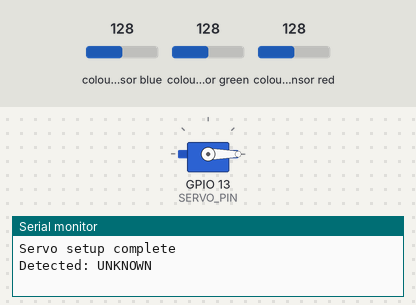
The sketch below on a simulated ESP32. Shown: servo, the last lines printed to the serial monitor. Wiring (inferred from the names in the program): TCS3200 colour sensor: output GPIO 21; S2 GPIO 18; S3 GPIO 19; S0 GPIO 4; S1 GPIO 5. The test bench sets the inputs (shaded band); at power-on: colour sensor blue 128, colour sensor green 128, colour sensor red 128.

Above: at 1.2 s.
1.3 s: colour sensor blue set to 135
At 5.1 s:
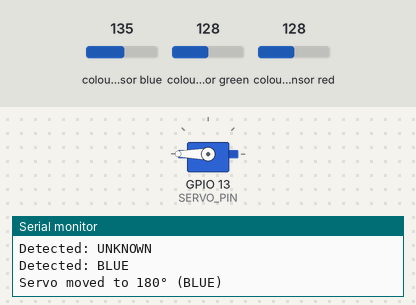
5.3 s: colour sensor green set to 141
At 9.2 s:
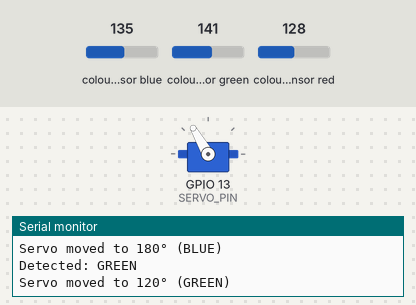
9.3 s: colour sensor red set to 143
13.3 s: colour sensor red set to 148
14.8 s: colour sensor blue set to 191
At 18.5 s:
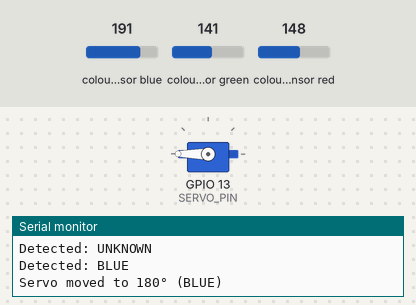
18.8 s: colour sensor blue set to 5
At 22.1 s:
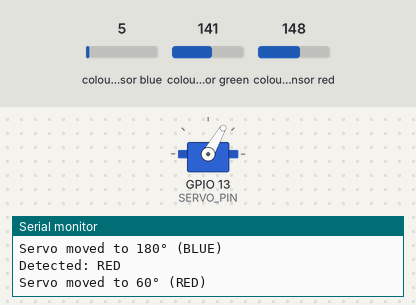
Timing chart, 0 to 23.6 s (numbered marks = the images above; inputs shaded):
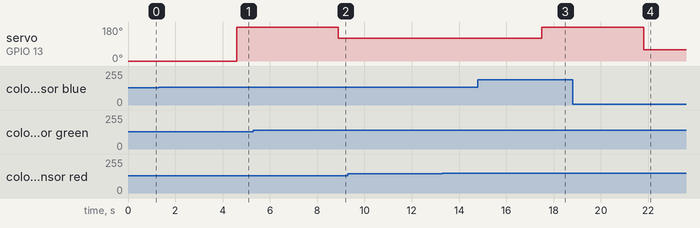

Measured:
- the behaviour switches between 131 and 132 on colour sensor blue (found by bisection; images 0 and 1)
- the behaviour switches between 136 and 137 on colour sensor green (found by bisection; images 1 and 2)
- after the input at 1.3 s, servo on GPIO 13 (SERVO_PIN): 0° → 180° after 3.3 s
- after the input at 5.3 s, servo on GPIO 13 (SERVO_PIN): 180° → 120° after 3.6 s
- after the input at 13.3 s, every drawn part: stays the same
- after the input at 14.8 s, servo on GPIO 13 (SERVO_PIN): 120° → 180° after 2.7 s
- after the input at 18.8 s, servo on GPIO 13 (SERVO_PIN): 180° → 60° after 3.0 s

The sketch:

sketch_nov12a_copy_20250402232441.ino
```cpp
//*Main Color Detection Part By Using TCS230/TCS3200*
#include <ESP32Servo.h>

#define S0 4
#define S1 5
#define S2 18
#define S3 19
#define OUT 21
#define SERVO_PIN 13  // Pin connected to the servo signal

Servo myServo;
String lastDetectedColor = "";

void setup() {
  Serial.begin(115200);

  pinMode(S0, OUTPUT);
  pinMode(S1, OUTPUT);
  pinMode(S2, OUTPUT);
  pinMode(S3, OUTPUT);
  pinMode(OUT, INPUT);

  digitalWrite(S0, HIGH);
  digitalWrite(S1, LOW);

  myServo.attach(SERVO_PIN);  // Attach servo to the pin
  myServo.write(0);  // Start at 0 degrees
  Serial.println("Servo setup complete");
}

int getColorFrequency(int s2State, int s3State) {
  digitalWrite(S2, s2State);
  digitalWrite(S3, s3State);
  delay(100);
  return pulseIn(OUT, LOW);
}

void loop() {
  int red = getColorFrequency(LOW, LOW);
  int green = getColorFrequency(HIGH, HIGH);
  int blue = getColorFrequency(LOW, HIGH);

  String detectedColor = "";

  if (red < green && red < blue) {
    detectedColor = "RED";
  }
  else if (green < red && green < blue) {
    detectedColor = "GREEN";
  }
  else if (blue < red && blue < green) {
    detectedColor = "BLUE";
  }
  else {
    detectedColor = "UNKNOWN";
  }

  // Move servo only if color changes
  if (detectedColor != lastDetectedColor) {
    lastDetectedColor = detectedColor;
    Serial.print("Detected: "); Serial.println(detectedColor);

    if (detectedColor == "RED") {
      myServo.write(60);  // Rotate to 60° for Red
      Serial.println("Servo moved to 60° (RED)");
    } else if (detectedColor == "GREEN") {
      myServo.write(120); // Rotate to 120° for Green
      Serial.println("Servo moved to 120° (GREEN)");
    } else if (detectedColor == "BLUE") {
      myServo.write(180); // Rotate to 180° for Blue
      Serial.println("Servo moved to 180° (BLUE)");
    }
  }

  delay(4000); // Wait 4 seconds before next detection
}
```
